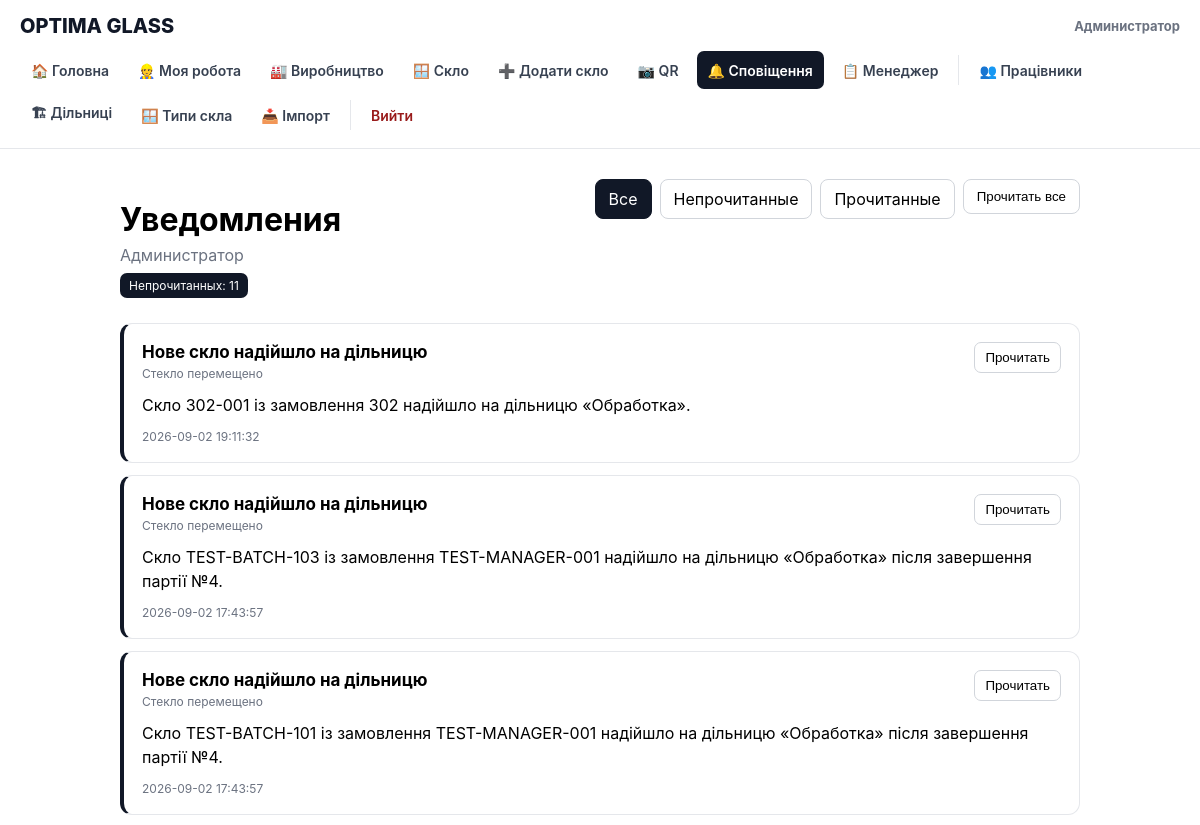
Before: /notifications.php (signed in, upper part) with the older database file.
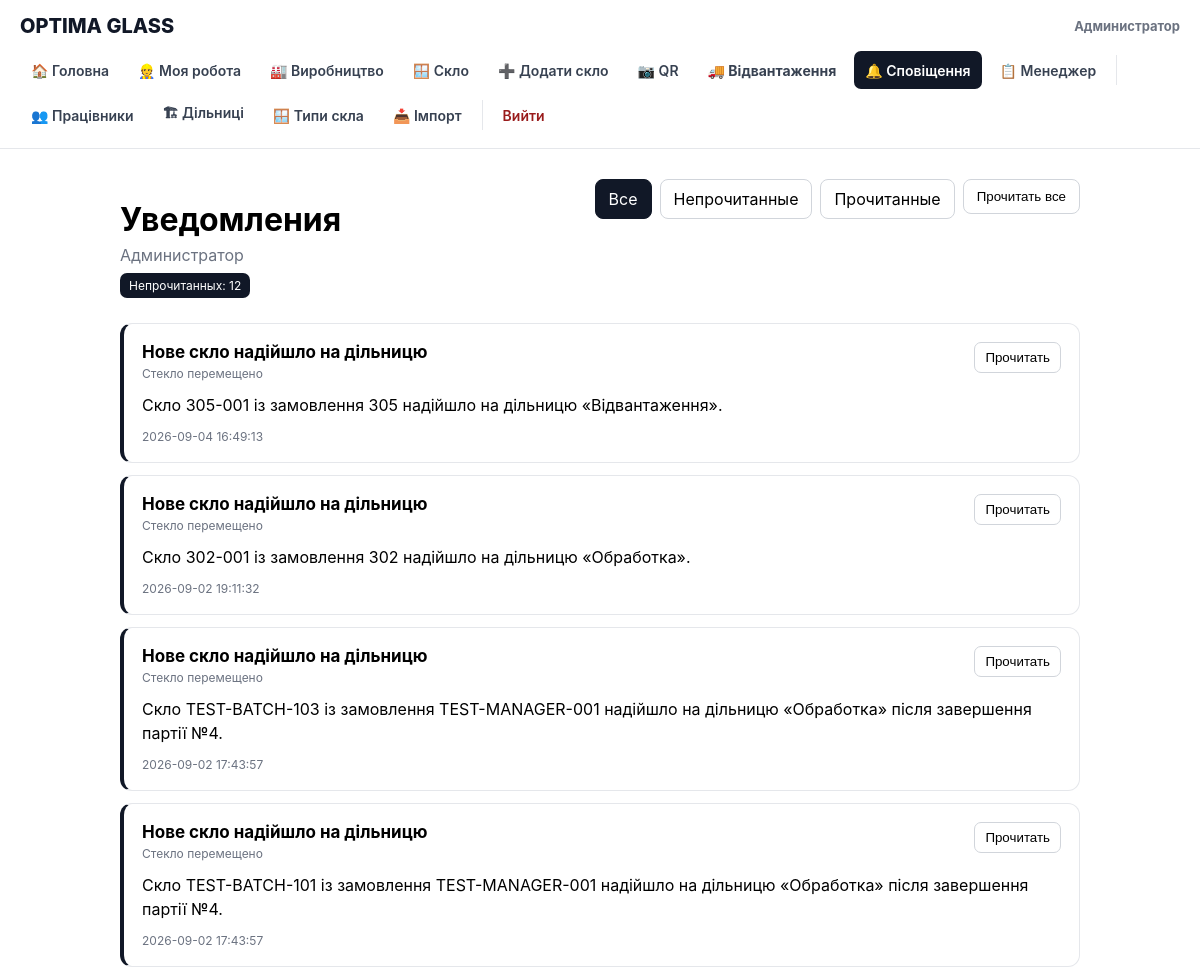
After: the same page with the newer database file.
### tables this page shows
CREATE TABLE notifications (
    id INTEGER PRIMARY KEY AUTOINCREMENT,

    user_id INTEGER NOT NULL,

    type TEXT NOT NULL,
    title TEXT NOT NULL,
    message TEXT NOT NULL,

    entity_type TEXT,
    entity_id INTEGER,

    channel TEXT NOT NULL DEFAULT 'in_app',
    status TEXT NOT NULL DEFAULT 'unread',

    read_at TEXT,
    sent_at TEXT,

    created_at TEXT NOT NULL DEFAULT CURRENT_TIMESTAMP,

    FOREIGN KEY (user_id) REFERENCES users(id) ON DELETE CASCADE
);

### src/auth.php (called while the page is built, shortened)
<?php
require_once __DIR__ . '/db.php';
function current_user(): ?array
{
    global $db;
    $stmt = $db->prepare("
        SELECT
            u.id,
            u.name,
            u.email,
            u.role,
            u.active,
            u.stage_id,
            ps.name AS stage_name
        FROM users u
        LEFT JOIN production_stages ps
            ON ps.id = u.stage_id
        WHERE u.id = :id
          AND u.active = 1
        LIMIT 1
    ");
    $stmt->execute([
        ':id' => (int) $_SESSION['user_id'],
    ]);
    $user = $stmt->fetch(PDO::FETCH_ASSOC);
    return $user;
}
function require_user(): array
{
    $user = current_user();
    return $user;
}

### src/permissions.php (called while the page is built, shortened)
<?php
function isSuperAdmin(?array $user = null): bool
{
    $user ??= permissionUser();
    return ($user['role'] ?? '') === 'superadmin';
}
function userRoleId(
    PDO $db,
    array $user
): ?int {
    $role = $user['role'] ?? '';
    $stmt = $db->prepare("
        SELECT id
        FROM roles
        WHERE name = :name
          AND active = 1
        LIMIT 1
    ");
    $stmt->execute([
        ':name' =>
            $role,
    ]);
    $roleId =
        $stmt->fetchColumn();
    return (int) $roleId;
}
function permissionId(
    PDO $db,
    string $permission
): ?int {
    $stmt = $db->prepare("
        SELECT id
        FROM permissions
        WHERE code = :code
          AND active = 1
        LIMIT 1
    ");
    $stmt->execute([
        ':code' =>
            $permission,
    ]);
    $permissionId =
        $stmt->fetchColumn();
    if ($permissionId === false) {
        return null;
    }
    return (int) $permissionId;
}
function can(
    string $permission,
    ?array $user = null
): bool {
    global $db;
    $user ??= permissionUser();
    $permissionId =
        permissionId(
            $db,
            $permission
        );
    if ($permissionId === null) {
        return false;
    }
    $userId =
        (int) $user['id'];
    $userPermissionStmt =
        $db->prepare("
            SELECT
                allowed
            FROM user_permissions
            WHERE user_id = :user_id
              AND permission_id = :permission_id
            LIMIT 1
        ");
    $userPermissionStmt->execute([
        ':user_id' =>
            $userId,
        ':permission_id' =>
            $permissionId,
    ]);
    $userPermission =
        $userPermissionStmt->fetchColumn();
    $roleId =
        userRoleId(
            $db,
            $user
        );
    $rolePermissionStmt =
        $db->prepare("
            SELECT
                allowed
            FROM role_permissions
            WHERE role_id = :role_id
              AND permission_id = :permission_id
            LIMIT 1
        ");
    $rolePermissionStmt->execute([
        ':role_id' =>
            $roleId,
        ':permission_id' =>
            $permissionId,
    ]);
    $rolePermission =
        $rolePermissionStmt->fetchColumn();
    if ($rolePermission === false) {
        return false;
    }
    return (int) $rolePermission === 1;
}

### public/notifications.php (the view, shortened to what the changed rows need)
<?php
require __DIR__ . '/../src/auth.php';
$user = require_user();
function e(?string $value): string
{
    return htmlspecialchars(
        $value ?? '',
        ENT_QUOTES,
        'UTF-8'
    );
}
function notificationTypeLabel(string $type): string
{
    return match ($type) {
        'glass_moved' => 'Стекло перемещено',
        'glass_rejected' => 'Брак',
        'critical_order' => 'Критический заказ',
        'batch_assigned' => 'Назначена партия',
        'batch_completed' => 'Партия завершена',
        'production_delay' => 'Задержка производства',
        'order_completed' => 'Заказ завершён',
        default => 'Уведомление',
    };
}
$filter = $_GET['filter'] ?? 'all';
$unreadStmt = $db->prepare("
    SELECT COUNT(*)
    FROM notifications
    WHERE user_id = :user_id
      AND status = 'unread'
");
$unreadStmt->execute([
    ':user_id' => (int) $user['id'],
]);
$unreadCount = (int) $unreadStmt->fetchColumn();
$sql = "
    SELECT
        id,
        type,
        title,
        message,
        entity_type,
        entity_id,
        channel,
        status,
        read_at,
        sent_at,
        created_at
    FROM notifications
    WHERE user_id = :user_id
";
$params = [
    ':user_id' => (int) $user['id'],
];
$sql .= "
    ORDER BY
        CASE
            WHEN status = 'unread' THEN 0
            ELSE 1
        END,
        created_at DESC,
        id DESC
";
$stmt = $db->prepare($sql);
$stmt->execute($params);
$notifications = $stmt->fetchAll(
    PDO::FETCH_ASSOC
);
?>
<!DOCTYPE html>
<html lang="ru">
<head>
    <link
        rel="stylesheet"
        href="/assets/css/app.css"
    >
</head>
<body>
<?php require __DIR__ . '/../src/partials/header.php'; ?>
<main class="notifications-page">
    <header class="notifications-header">
        <div>
            <h1>
                Уведомления
            </h1>
            <div class="notifications-subtitle">
                <?= e($user['name']) ?>
            </div>
            <?php if ($unreadCount > 0): ?>
                <span class="notifications-count">
                    Непрочитанных:
                    <?= $unreadCount ?>
                </span>
            <?php endif; ?>
        </div>
    </header>
    <?php if (!$notifications): ?>
        <div class="empty">
            <?php if ($filter === 'unread'): ?>
                Непрочитанных уведомлений нет.
            <?php elseif ($filter === 'read'): ?>
                Прочитанных уведомлений нет.
            <?php else: ?>
                Уведомлений пока нет.
            <?php endif; ?>
        </div>
    <?php else: ?>
        <div class="notification-list">
            <?php foreach (
                $notifications
                as $notification
            ): ?>
                <article
                    class="notification <?= $notification['status'] === 'unread'
                        ? 'unread'
                        : '' ?>"
                >
                    <div class="notification-top">
                        <div>
                            <div class="notification-title">
                                <?= e(
                                    $notification[
                                        'title'
                                    ]
                                ) ?>
                            </div>
                            <div class="notification-type">
                                <?= e(
                                    notificationTypeLabel(
                                        $notification[
                                            'type'
                                        ]
                                    )
                                ) ?>
                            </div>
                        </div>
                        <?php if (
                            $notification['status']
                            === 'unread'
                        ): ?>
                            <form
                                method="post"
                                class="notification-read"
                            >
                                <button type="submit">
                                    Прочитать
                                </button>
                            </form>
                        <?php endif; ?>
                    </div>
                    <div class="notification-message">
                        <?= nl2br(
                            e(
                                $notification[
                                    'message'
                                ]
                            )
                        ) ?>
                    </div>
                    <div class="notification-date">
                        <?= e(
                            $notification[
                                'created_at'
                            ]
                        ) ?>
                    </div>
                </article>
            <?php endforeach; ?>
        </div>
    <?php endif; ?>
</main>
</body>
</html>

### src/partials/header.php (shortened to what the changed rows need)
<?php
require_once __DIR__
    . '/../permissions.php';
$currentPage =
    basename(
        $_SERVER[
            'PHP_SELF'
        ]
        ?? ''
    );
$headerUser =
    isset($user)
    &&
    is_array($user)
        ? $user
        : null;
function headerActive(
    string $page,
    string $currentPage
): string {
    return $page === $currentPage
        ? 'nav-active'
        : '';
}
?>
<header class="app-header">
    <div class="app-header-inner">
        <?php if (
            $headerUser
        ): ?>
            <nav class="app-nav">
                <a
                    href="/"
                    class="<?= headerActive(
                        'index.php',
                        $currentPage
                    ) ?>"
                >
                    🏠 Головна
                </a>
                <?php if (
                    can(
                        'production.view',
                        $headerUser
                    )
                ): ?>
                    <a
                        href="/work.php"
                        class="<?= headerActive(
                            'work.php',
                            $currentPage
                        ) ?>"
                    >
                        👷 Моя робота
                    </a>
                <?php endif; ?>
                <?php if (
                    can(
                        'production.view',
                        $headerUser
                    )
                ): ?>
                    <a
                        href="/production.php"
                        class="<?= headerActive(
                            'production.php',
                            $currentPage
                        ) ?>"
                    >
                        🏭 Виробництво
                    </a>
                <?php endif; ?>
                <?php if (
                    can(
                        'glass.view',
                        $headerUser
                    )
                ): ?>
                    <a
                        href="/glasses.php"
                        class="<?= headerActive(
                            'glasses.php',
                            $currentPage
                        ) ?>"
                    >
                        🪟 Скло
                    </a>
                <?php endif; ?>
                <?php if (
                    can(
                        'glass.create',
                        $headerUser
                    )
                ): ?>
                    <a
                        href="/glass_create.php"
                        class="<?= headerActive(
                            'glass_create.php',
                            $currentPage
                        ) ?>"
                    >
                        ➕ Додати скло
                    </a>
                <?php endif; ?>
                <?php if (
                    can(
                        'glass.scan',
                        $headerUser
                    )
                ): ?>
                    <a
                        href="/scan.php"
                        class="<?= headerActive(
                            'scan.php',
                            $currentPage
                        ) ?>"
                    >
                        📷 QR
                    </a>
                <?php endif; ?>
                <?php if (
                    can(
                        'production.ship',
                        $headerUser
                    )
                ): ?>
                    <a
                        href="/shipping.php"
                        class="shipping-link <?= headerActive(
                            'shipping.php',
                            $currentPage
                        ) ?>"
                    >
                        🚚 Відвантаження
                    </a>
                <?php endif; ?>
                <?php if (
                    can(
                        'notifications.view',
                        $headerUser
                    )
                ): ?>
                    <a
                        href="/notifications.php"
                        class="<?= headerActive(
                            'notifications.php',
                            $currentPage
                        ) ?>"
                    >
                        🔔 Сповіщення
                    </a>
                <?php endif; ?>
                <?php if (
                    can(
                        'production.manage',
                        $headerUser
                    )
                ): ?>
                    <a
                        href="/manager.php"
                        class="<?= headerActive(
                            'manager.php',
                            $currentPage
                        ) ?>"
                    >
                        📋 Менеджер
                    </a>
                <?php endif; ?>
                <?php if (
                    can(
                        'employees.view',
                        $headerUser
                    )
                ): ?>
                    <a
                        href="/employees.php"
                        class="<?= headerActive(
                            'employees.php',
                            $currentPage
                        ) ?>"
                    >
                        👥 Працівники
                    </a>
                <?php endif; ?>
                <?php if (
                    can(
                        'production.manage',
                        $headerUser
                    )
                    ||
                    can(
                        'system.settings',
                        $headerUser
                    )
                ): ?>
                    <a
                        href="/admin/stages.php"
                        class="<?= headerActive(
                            'stages.php',
                            $currentPage
                        ) ?>"
                    >
                        🏗 Дільниці
                    </a>
                <?php endif; ?>
                <?php if (
                    can(
                        'system.settings',
                        $headerUser
                    )
                    ||
                    can(
                        'glass.create',
                        $headerUser
                    )
                ): ?>
                    <a
                        href="/admin/glass_types.php"
                        class="<?= headerActive(
                            'glass_types.php',
                            $currentPage
                        ) ?>"
                    >
                        🪟 Типи скла
                    </a>
                <?php endif; ?>
                <?php if (
                    can(
                        'orders.create',
                        $headerUser
                    )
                ): ?>
                    <a
                        href="/admin/import.php"
                        class="<?= headerActive(
                            'import.php',
                            $currentPage
                        ) ?>"
                    >
                        📥 Імпорт
                    </a>
                <?php endif; ?>
                <a
                    href="/logout.php"
                    class="logout-link"
                >
                    Вийти
                </a>
            </nav>
        <?php endif; ?>
    </div>
</header>

Changed rows visible on the page:
added notifications: title "Нове скло надійшло на дільницю", type "Стекло перемещено", message "Скло 305-001 із замовлення 305 надійшло на дільницю «Відвантаження».", created_at "2026-09-04 16:49:13"
Other visible differences:
$unreadCount: "11" → "12"
text now shown: "🚚 Відвантаження"
